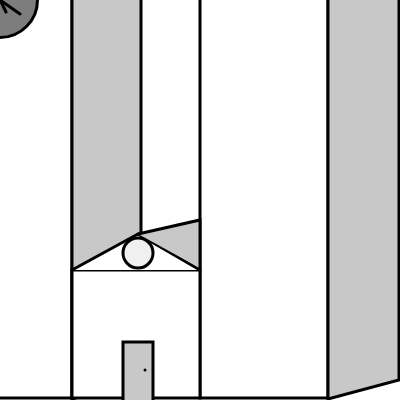
Frame 1 (no input)
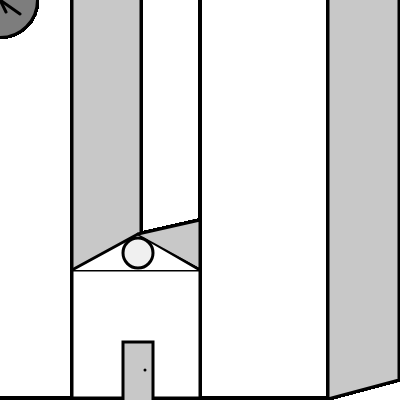
Frame 60 (no input)
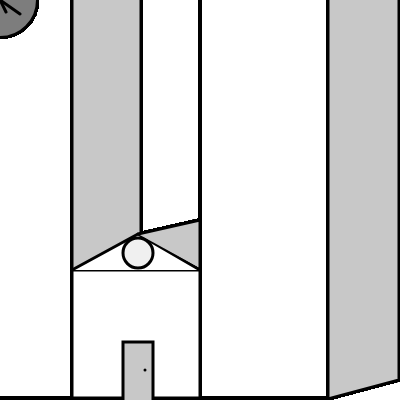
Frame 120 (the mouse pressed at the canvas centre since frame 60)

The p5.js sketch that drew these frames (run headless with seeded random() and noise() and a simulated clock; from frame 60 on, the mouse is pressed at the canvas centre):

// p5.js sketch
// ── sketch.js
function setup() {
  createCanvas(400, 400);
  background(255);
}

function draw() {
  fill(200);
  strokeWeight(3);

  
  //house 1
  push();
  noFill();
    rect(200,-2,128,400);
  pop();
  beginShape();
  vertex(328,0);
  vertex(328,399);
  vertex(399,380);
  vertex(399,0);
  endShape();
  //windows, house 1
  
   //house 3
  push();
  noFill();
  rectMode(CORNERS)
  rect(-3,-3,72,398)
  pop();
  beginShape();
  vertex(72,0);
  vertex(72,399);
  vertex(141,380);
  vertex(141,0);
  endShape();
 
  
  //house 2
  push();
  fill(255);
  rect(72,270,128,128)
  //Roof
  fill(255);
  pop();
push();
  strokeWeight(3);
  fill(255);
  strokeJoin(BEVEL)
  beginShape();
  vertex(72,270);
  vertex(138,234);
  vertex(200,270);
  endShape();
pop();

    //door
  rect(123,342,30,60)
  point(145,370)
  beginShape();
  vertex(138,234)
  vertex(200,220)
  vertex(200,268)
  endShape();
  
  //roof window
  fill(240);
  ellipse(138,253,30,30);
  
 
  //clock
  fill(125);
  ellipse(0,0,75,75);
  //dot
  push();
  strokeWeight(5)
   point(0,0);
  pop();
  line(0,0,6,12);
  line(0,0,20,14);
  
}
